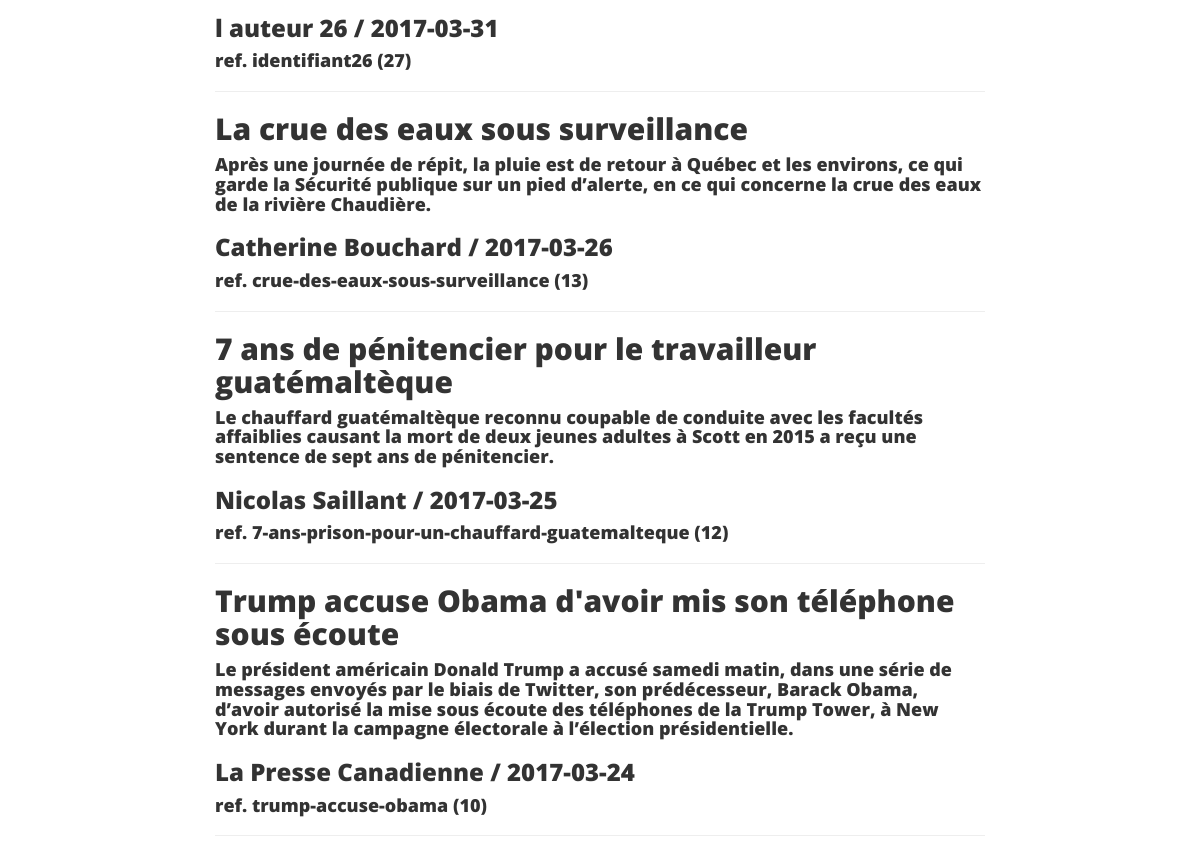
The app's page / (middle part), older data.
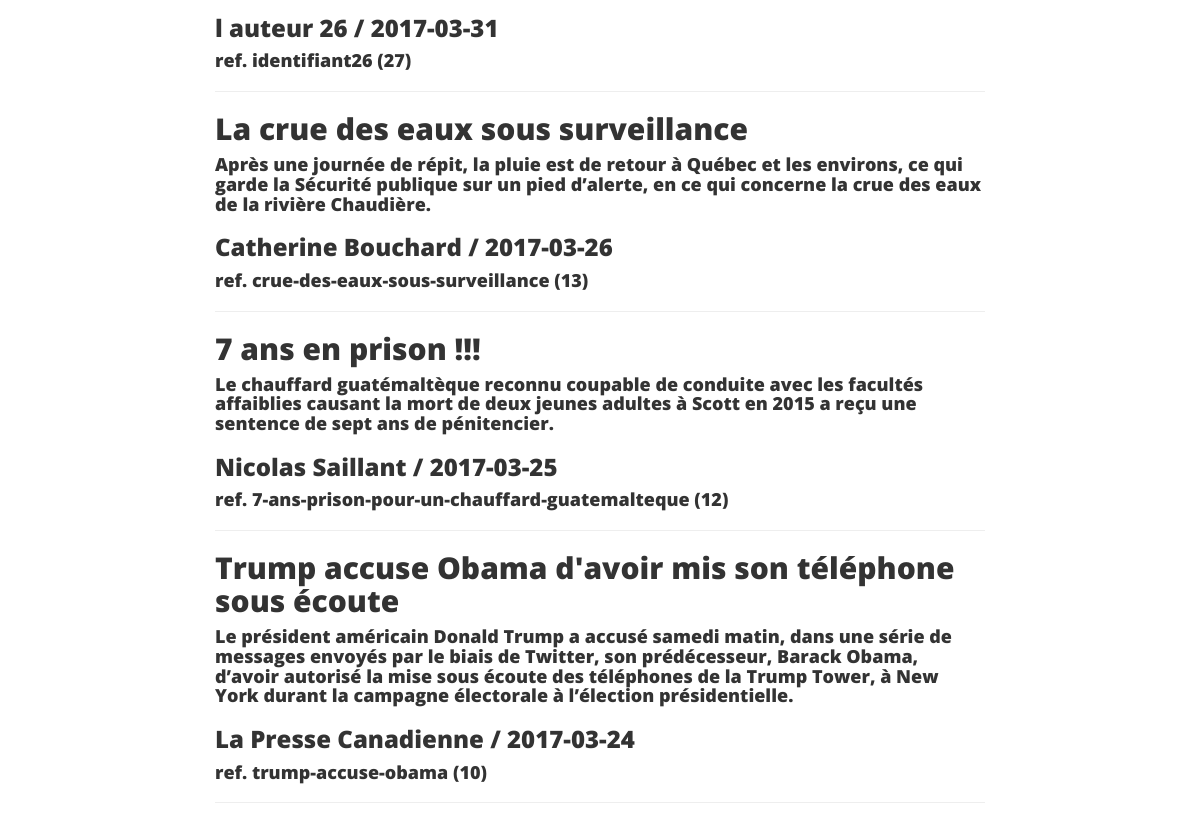
The same page, newer data.
### tables this page shows
CREATE TABLE article (
  id integer primary key,
  titre varchar(100),
  identifiant varchar(50),
  auteur varchar(100),
  date_publication text,
  paragraphe varchar(500)
);

### index.py (the view)
@app.route('/')
def page_accueil():
    limite='5'
    articles = get_db().get_article_limite(limite)
    return render_template('index.html', titre="Acceuil",
                           sous_titre=u"Pour les amoureux de la simplicité",
                           articles=articles)

### database.py (called while the page is built)
def build_dictionary_list(curseur):
    liste_article = []
    for row in curseur:
        dict_article = {}
        for i in range(0, len(row)):
            dict_article[curseur.description[i][0]] = row[i]
        liste_article.append(dict_article)
    return liste_article

    def get_connection(self):
        if self.connection is None:
            self.connection = sqlite3.connect('db/crm.db')
        return self.connection

    def disconnect(self):
        if self.connection is not None:
            self.connection.close()

    def get_article_limite(self, limite):
        cursor = self.get_connection().cursor()
        cursor.execute("select id, titre, identifiant, auteur, "
                       "       date_publication, paragraphe "
                       "from article "
                       "where date_publication <= date('now', 'localtime') "
                       "Order by date_publication Desc "
                       "limit ?", [limite])
        return build_dictionary_list(cursor)

### index.py (called while the page is built)
def get_db():
    db = getattr(g, '_database', None)
    if db is None:
        g._database = Database()
    return g._database

### templates/index.html (shortened to what this page needs)
{% extends "HeaderFooter.html" %}
{% block content %}
    <div class="container">
        <div class="row">
        <div/>
		<br/>
        <div class="row">
            <div class="col-lg-8 col-lg-offset-2 col-md-10 col-md-offset-1">
                <div class="post-preview">
                    {% for article in articles %}
                    <h2 class="titre-article">
                        {{ article.titre }}
                    </h2>
                    <h4>
                        {{ article.paragraphe }}
                    </h4>
                    <h3 class="sous-titre-article">
                         {{ article.auteur }} / {{ article.date_publication }}
                    </h3>
                    <h4>
                        ref.  {{ article.identifiant }} ({{ article.id }})
                    </h4>
                    <hr/>
                    {% endfor %}
                </div>
            </div>
        </div>
    </div>
{% endblock %}

Row changes from the older to the newer data that the page shows:
changed article "Nicolas Saillant": titre "7 ans de pénitencier pour le travailleur guatémaltèque" → "7 ans en prison !!!"
